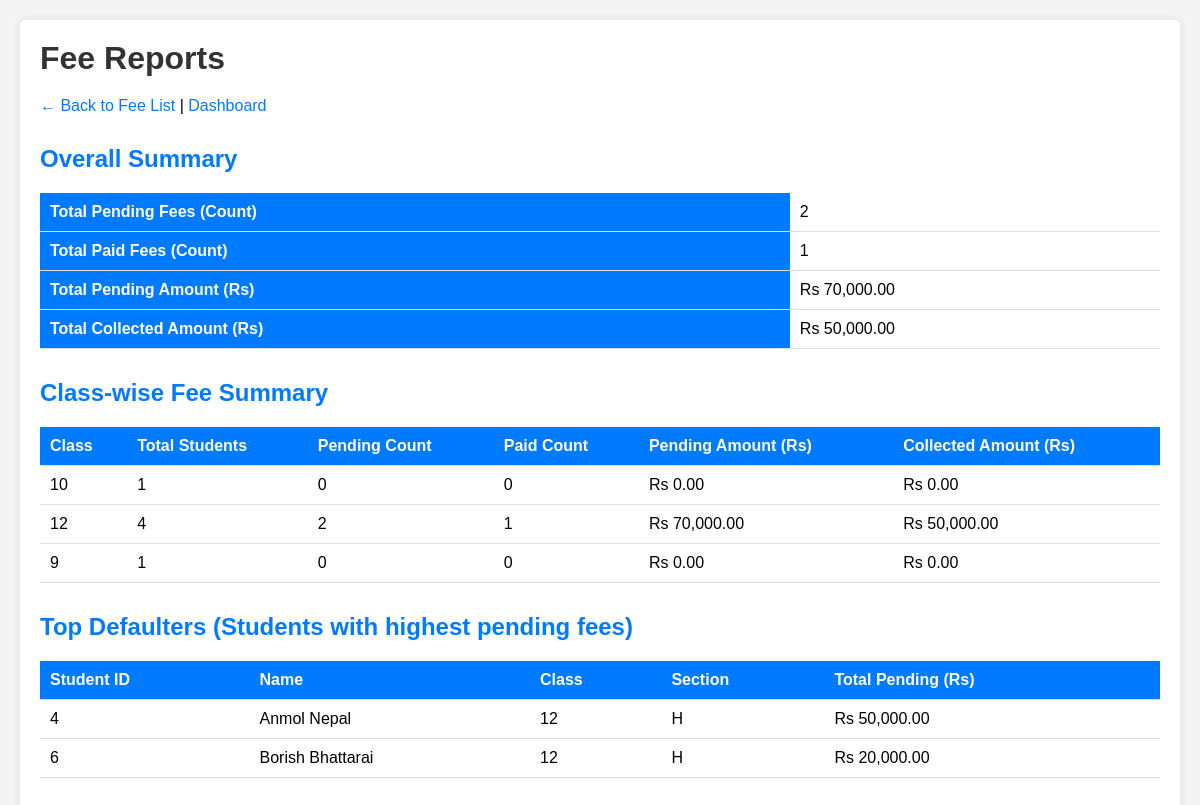
/admin/fees/fee_reports.php (signed in), run on the app's committed database.
### tables this page shows
CREATE TABLE `students` (
  `id` int(11) NOT NULL,
  `student_id` varchar(20) NOT NULL,
  `name` varchar(100) NOT NULL,
  `email` varchar(100) DEFAULT NULL,
  `phone` varchar(15) DEFAULT NULL,
  `class` varchar(10) NOT NULL,
  `section` varchar(5) DEFAULT NULL,
  `roll_no` int(11) DEFAULT NULL,
  `address` text DEFAULT NULL,
  `password` varchar(255) NOT NULL,
  `created_at` timestamp NOT NULL DEFAULT current_timestamp()
);

### admin/fees/fee_reports.php (the view, shortened to what this page needs)
<?php
include '../../config.php';
$class_summary_sql = "SELECT s.class,
                             COUNT(DISTINCT s.id) as total_students,
                             SUM(CASE WHEN f.status = 'pending' THEN 1 ELSE 0 END) as pending_count,
                             SUM(CASE WHEN f.status = 'paid' THEN 1 ELSE 0 END) as paid_count,
                             SUM(CASE WHEN f.status = 'pending' THEN f.amount ELSE 0 END) as pending_amount,
                             SUM(CASE WHEN f.status = 'paid' THEN f.amount ELSE 0 END) as paid_amount
                      FROM students s
                      LEFT JOIN fees f ON s.id = f.student_id
                      GROUP BY s.class
                      ORDER BY s.class";
$class_summary = mysqli_query($conn, $class_summary_sql);
$overall_sql = "SELECT
                    COUNT(DISTINCT student_id) as students_with_fees,
                    SUM(CASE WHEN status = 'pending' THEN 1 ELSE 0 END) as total_pending,
                    SUM(CASE WHEN status = 'paid' THEN 1 ELSE 0 END) as total_paid,
                    SUM(CASE WHEN status = 'pending' THEN amount ELSE 0 END) as total_pending_amount,
                    SUM(CASE WHEN status = 'paid' THEN amount ELSE 0 END) as total_collected
                FROM fees";
$overall_result = mysqli_query($conn, $overall_sql);
$overall = mysqli_fetch_assoc($overall_result);
?>
<!DOCTYPE html>
<html>
<head>
    <link rel="stylesheet" href="../../css/style.css">
</head>
<body>
    <div class="container">
        <h1>Fee Reports</h1>
        <p><a href="view_fees.php">← Back to Fee List</a> | <a href="../dashboard.php">Dashboard</a></p>
        <h2>Overall Summary</h2>
        <table>
            <tr>
                <th>Total Pending Fees (Count)</th>
                <td><?php echo $overall['total_pending'] ?? 0; ?></td>
            </tr>
            <tr>
                <th>Total Paid Fees (Count)</th>
                <td><?php echo $overall['total_paid'] ?? 0; ?></td>
            </tr>
            <tr>
                <th>Total Pending Amount (Rs)</th>
                <td>Rs <?php echo number_format($overall['total_pending_amount'] ?? 0, 2); ?></td>
            </tr>
            <tr>
                <th>Total Collected Amount (Rs)</th>
                <td>Rs <?php echo number_format($overall['total_collected'] ?? 0, 2); ?></td>
            </tr>
        </table>
        <h2>Class-wise Fee Summary</h2>
        <table>
            <tr>
                <th>Class</th>
                <th>Total Students</th>
                <th>Pending Count</th>
                <th>Paid Count</th>
                <th>Pending Amount (Rs)</th>
                <th>Collected Amount (Rs)</th>
            </tr>
            <?php while ($row = mysqli_fetch_assoc($class_summary)): ?>
            <tr>
                <td><?php echo $row['class']; ?></td>
                <td><?php echo $row['total_students']; ?></td>
                <td><?php echo $row['pending_count']; ?></td>
                <td><?php echo $row['paid_count']; ?></td>
                <td>Rs <?php echo number_format($row['pending_amount'], 2); ?></td>
                <td>Rs <?php echo number_format($row['paid_amount'], 2); ?></td>
            </tr>
            <?php endwhile; ?>
        </table>
        <h2>Top Defaulters (Students with highest pending fees)</h2>
        <?php
        $defaulters_sql = "SELECT s.id, s.name, s.student_id, s.class, s.section, SUM(f.amount) as total_pending
                           FROM students s
                           JOIN fees f ON s.id = f.student_id
                           WHERE f.status = 'pending'
                           GROUP BY s.id
                           ORDER BY total_pending DESC
                           LIMIT 10";
        $defaulters = mysqli_query($conn, $defaulters_sql);
        if (mysqli_num_rows($defaulters) > 0): ?>
        <table>
            <tr>
                <th>Student ID</th>
                <th>Name</th>
                <th>Class</th>
                <th>Section</th>
                <th>Total Pending (Rs)</th>
            </tr>
            <?php while ($d = mysqli_fetch_assoc($defaulters)): ?>
            <tr>
                <td><?php echo $d['student_id']; ?></td>
                <td><?php echo $d['name']; ?></td>
                <td><?php echo $d['class']; ?></td>
                <td><?php echo $d['section']; ?></td>
                <td>Rs <?php echo number_format($d['total_pending'], 2); ?></td>
            </tr>
            <?php endwhile; ?>
        </table>
        <?php else: ?>
            <p>No defaulters found.</p>
        <?php endif; ?>
    </div>
</body>
</html>

### css/style.css (style rules this page uses)
* { margin: 0; padding: 0; box-sizing: border-box; }
body { font-family: Arial, sans-serif; background: #f4f4f4; padding: 20px; }
.container { max-width: 1200px; margin: 0 auto; background: white; padding: 20px; border-radius: 5px; box-shadow: 0 0 10px rgba(0,0,0,0.1); }
h1, h2, h3 { color: #333; margin-bottom: 20px; }
table { width: 100%; border-collapse: collapse; margin: 20px 0; }
th, td { padding: 10px; text-align: left; border-bottom: 1px solid #ddd; }
th { background: #007bff; color: white; }
a { color: #007bff; text-decoration: none; }
h2 { color: #007bff; margin-top: 30px; }

### data on the page
students: student "4", name "Anmol Nepal", class "12", section "H", total_pending "50,000.00"
students: student "6", name "Borish Bhattarai", class "12", section "H", total_pending "20,000.00"

### other printed values
$overall['total_pending'] "2"
$overall['total_paid'] "1"
$overall['total_pending_amount'] "70,000.00"
$overall['total_collected'] "50,000.00"
$row['class'] "10"
$row['total_students'] "1"
$row['pending_count'] "0"
$row['paid_count'] "0"
$row['pending_amount'] "0.00"
$row['paid_amount'] "0.00"
$row['class'] "12"
$row['total_students'] "4"
$row['pending_count'] "2"
$row['paid_count'] "1"
$row['pending_amount'] "70,000.00"
